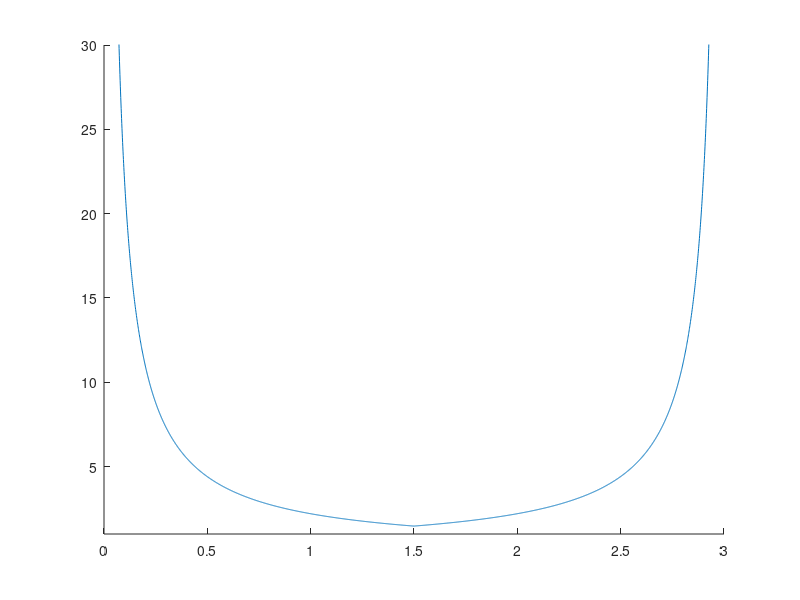

Write the MATLAB code that produced this figure.
clear

%% COI

b = 9;
g = 3;

% function [coi] = cwt_coigen(dat_pts,rate,offset_sec,f0,scale_fac)
%
% Function to calculate COI for CWT transform
%
% Inputs
%   dat_pts     No of data points in segment
%   rate        Sampling rate (samples/sec)
%   offset_sec  Any offset from zero in time axis in seconds, added to time axis
%   f0          CWT f0
%   scale_fac   Scaling factor for COI (morlet: sqrt(2), morse: domain_tprime, ...)
%
%
% Output
%   coi         2 column vector with COI: Time in seconds & COI frequency.

dat_pts = 3002;
rate = 1000;
offset_sec = 0;
f0 = (b/g)^(1/g);
scale_fac = sqrt(2)*0.3*(sqrt(b*g)/f0);

% Time Axis Setup
timeAxis = (0:dat_pts-3)/rate;

dat_pts_2=fix((dat_pts-2)/2);
coi_ind=[(1:dat_pts_2) [(1:mod(dat_pts,2))*(dat_pts_2+1)] (dat_pts_2:-1:1)]';
coi_freq=rate*scale_fac*f0./coi_ind;
coi=[(1/rate)*(1:dat_pts-2)'+offset_sec coi_freq];

figure(20), clf
hold on
plot(timeAxis, coi(:,2))
axis([0 3 1 30]);
hold off

